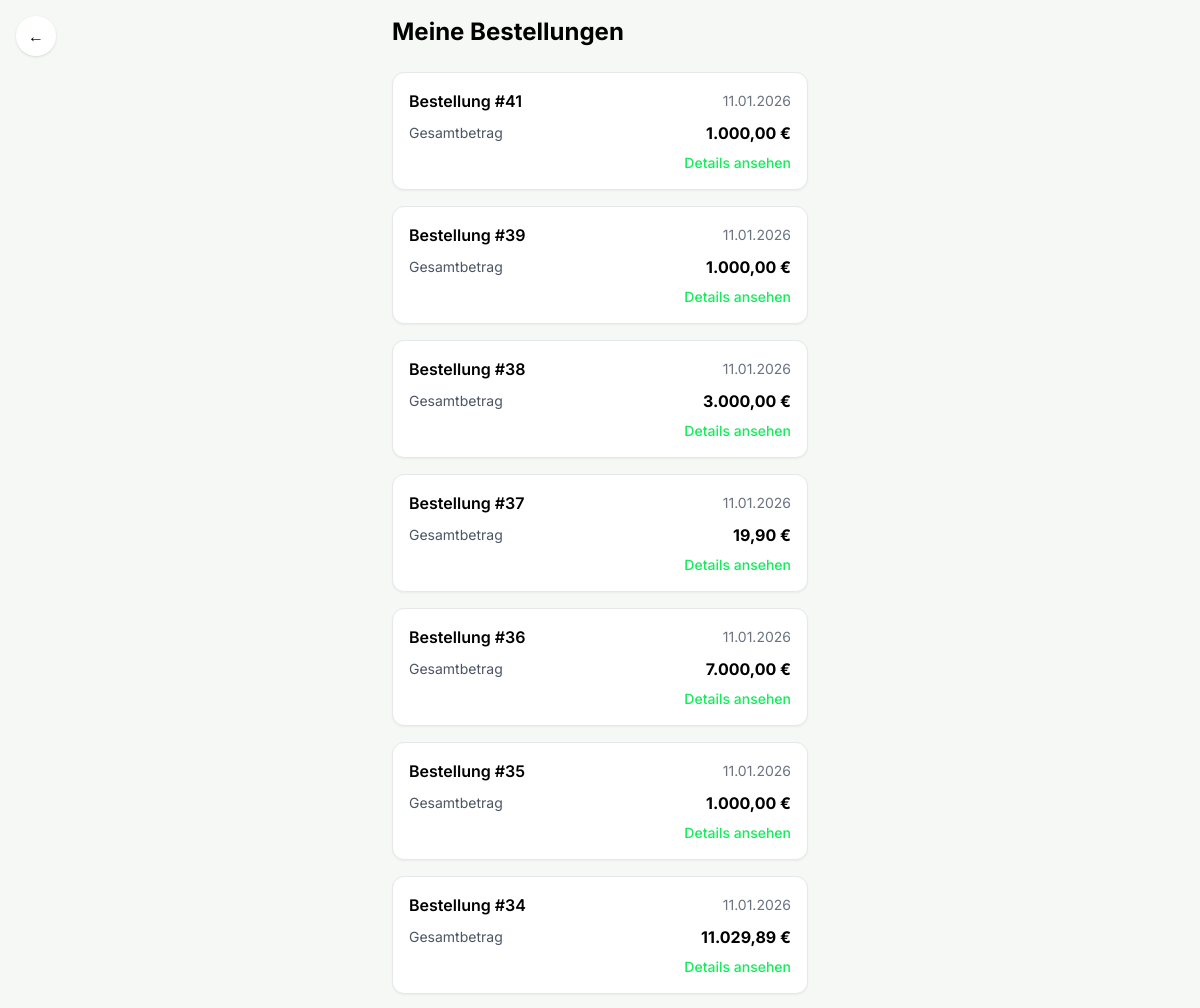
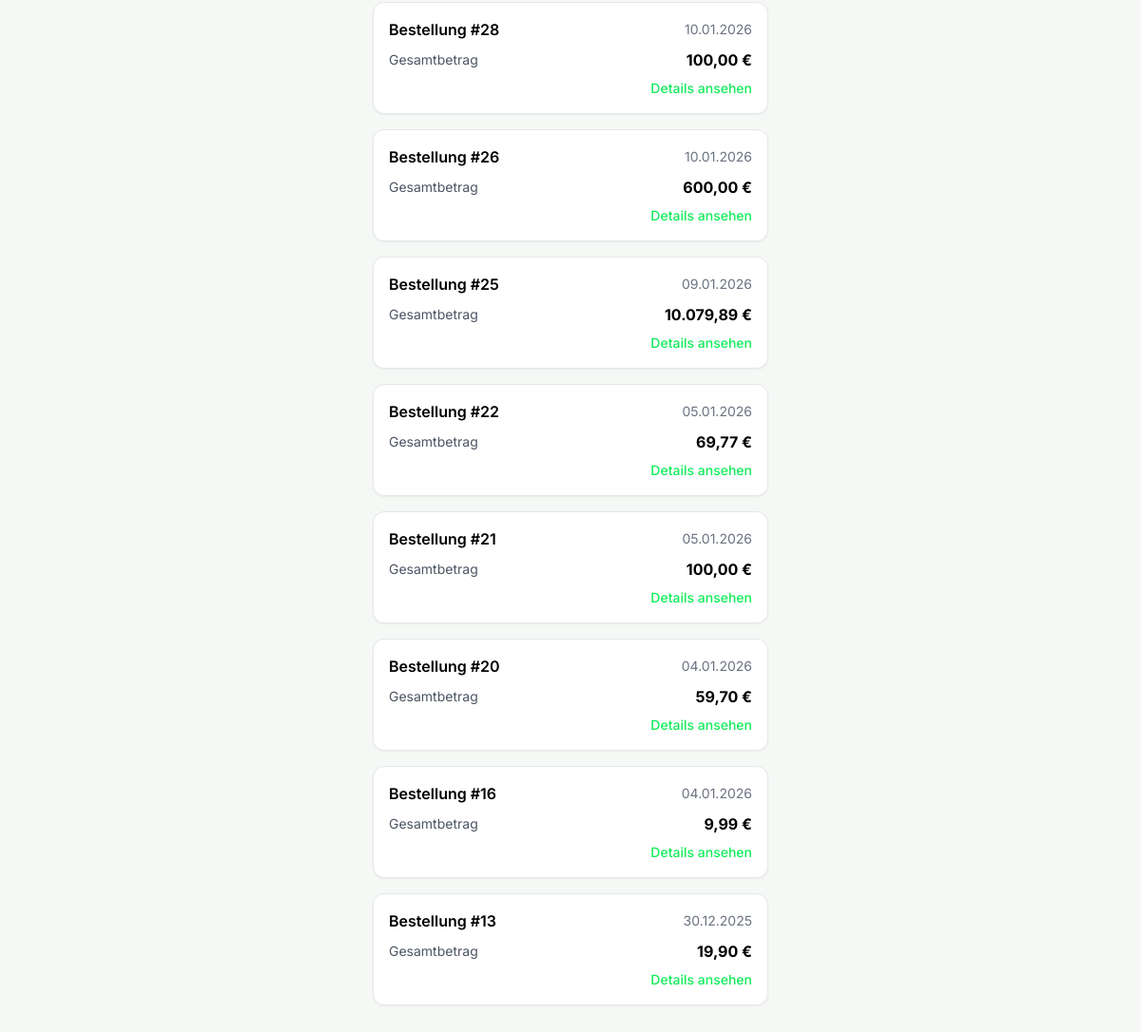
Page /my_orders.php (signed in) on the committed database (2 pictures, top to bottom).
### tables this page shows
CREATE TABLE `orders` (
  `id` int(11) NOT NULL,
  `user_id` int(11) NOT NULL,
  `total` decimal(10,2) NOT NULL,
  `status` varchar(50) DEFAULT NULL,
  `created_at` datetime DEFAULT current_timestamp()
);

### public/my_orders.php (the view, shortened to what this page needs)
<?php
require_once "../includes/db.php";
$userId = $_SESSION["user_id"];
$stmt = $pdo->prepare("
    SELECT id, total, created_at
    FROM orders
    WHERE user_id = ?
    ORDER BY created_at DESC
");
$stmt->execute([$userId]);
$orders = $stmt->fetchAll();
?>
<!DOCTYPE html>
<html lang="de">
<head>
<script src="https://cdn.tailwindcss.com?plugins=forms,container-queries"></script>
</head>
<body class="bg-background-light min-h-screen font-display">
<a href="index.php"
   class="fixed top-4 left-4 z-50 flex items-center justify-center w-10 h-10 rounded-full bg-white shadow hover:bg-gray-100">
    ←
</a>
<div class="max-w-md mx-auto p-4 pb-28">
    <h1 class="text-2xl font-bold mb-6">Meine Bestellungen</h1>
    <?php if (empty($orders)): ?>
        <p class="text-gray-500">
            Du hast noch keine Bestellungen aufgegeben.
        </p>
    <?php else: ?>
        <div class="flex flex-col gap-4">
            <?php foreach ($orders as $order): ?>
                <div class="bg-surface-light rounded-xl shadow-sm border p-4 flex flex-col gap-2">
                    <div class="flex justify-between items-center">
                        <span class="font-semibold">
                            Bestellung #<?php echo $order["id"]; ?>
                        </span>
                        <span class="text-sm text-gray-500">
                            <?php echo date("d.m.Y", strtotime($order["created_at"])); ?>
                        </span>
                    </div>
                    <div class="flex justify-between items-center">
                        <span class="text-sm text-gray-600">
                            Gesamtbetrag
                        </span>
                        <span class="font-bold">
                            <?php echo number_format($order["total"], 2, ",", "."); ?> €
                        </span>
                    </div>
                    <a href="order_detail.php?id=<?php echo $order["id"]; ?>"
                       class="text-sm font-medium text-primary hover:underline self-end">
                        Details ansehen
                    </a>
                </div>
            <?php endforeach; ?>
        </div>
    <?php endif; ?>
</div>
</body>
</html>

### rows in the picture
orders: id "41", created_at "11.01.2026", total "1.000,00"
orders: id "39", created_at "11.01.2026", total "1.000,00"
orders: id "38", created_at "11.01.2026", total "3.000,00"
orders: id "37", created_at "11.01.2026", total "19,90"
orders: id "36", created_at "11.01.2026", total "7.000,00"
orders: id "35", created_at "11.01.2026", total "1.000,00"
orders: id "34", created_at "11.01.2026", total "11.029,89"
orders: id "28", created_at "10.01.2026", total "100,00"
orders: id "26", created_at "10.01.2026", total "600,00"
orders: id "25", created_at "09.01.2026", total "10.079,89"
orders: id "22", created_at "05.01.2026", total "69,77"
orders: id "21", created_at "05.01.2026", total "100,00"
orders: id "20", created_at "04.01.2026", total "59,70"
orders: id "16", created_at "04.01.2026", total "9,99"
orders: id "13", created_at "30.12.2025", total "19,90"
